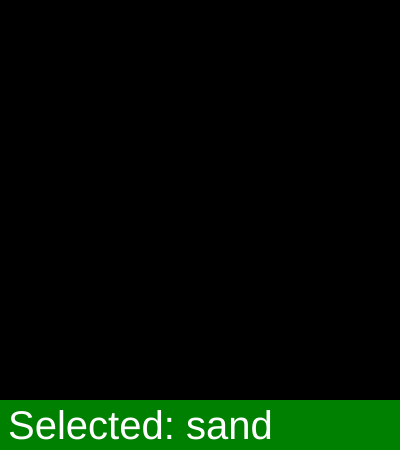
Frame 1 (no input)
Frame 60 (no input): identical to frame 1, image omitted
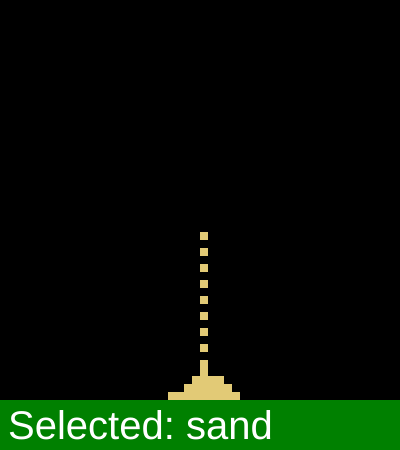
Frame 120 (the mouse pressed at the canvas centre since frame 60)

The p5.js sketch that drew these frames (run headless with seeded random() and noise() and a simulated clock; from frame 60 on, the mouse is pressed at the canvas centre):

// p5.js sketch
// ── sketch.js
const rows = 50
const columns = 50
const cellSize = 2
const scaleNum = 4
let frameNum = 0
let arraySpace = []
let mouseMatIndex = 2
const materials = new Map([
  ['empty', [0, [0, 0, 0]]],
  ['water', [1, [0, 0, 255]]],
  ['sand',  [2, [226, 202, 118]]],
  ['stone', [3, [100, 100, 100]]]])
matIds = Array.from (materials.keys())
matValues = Array.from(materials.values())

class Particle {
  constructor(id) {
    this.id = id
    this.updated = false
    this.updateValues()
  }
  setId(id) {
    this.id = id
    this.updateValues()
    this.updated = true
  }
  setUpdated(bool) {
    this.updated = bool
  }
  switchPlaces(otherP) {
    let temp = otherP.id
    otherP.setId(this.id)
    this.setId(temp)
  }
  updateValues() {
    // Update the color and the weight
    this.weight = materials.get(this.id)[0]
    this.pixelColor = materials.get(this.id)[1]
  }
  update(bel, bL, bR, l, r) {
    // Sand behavior
    let rand = Math.random() * 10
    if (this.id == "sand") {
        if (bel.weight < this.weight) {
          this.switchPlaces(bel)
        } else if (bL.weight < this.weight && bR.weight < this.weight) {
          if (rand < 5) {
            this.switchPlaces(bL)
          } else {
            this.switchPlaces(bR)
          }
        } else {
          for (const pos of [bL, bR]) {
            if (pos.weight < this.weight && pos!=0 && pos!=undefined) {
            this.switchPlaces(pos)
          }
        }
      } 
    } else if (this.id == "water") {
      if (bel.weight < this.weight) {
          this.switchPlaces(bel)
        } else if (bL.weight < this.weight && bR.weight < this.weight) {
          if (rand < 5) {
            this.switchPlaces(bL)
          } else {
            this.switchPlaces(bR)
          }
        } else {
          for (const pos of [bL, bR]) {
            if (pos.weight < this.weight && pos!=0 && pos!=undefined) {
              this.switchPlaces(pos)
              break
          }
        }
          if (l.weight < this.weight && r.weight < this.weight) {
            if (rand < 5) {
              this.switchPlaces(l)
            } else {
              this.switchPlaces(r)
            }
          } else {
            let posList = []
            if (rand < 5) {
              posList = [l, r]
            } else {
              posList = [r, l]
            }
            for (const pos of posList) {
              if (pos.weight < this.weight && pos!=0 && pos!=undefined) {
                this.switchPlaces(pos)
                break
            }
          }
        }
      }
    }
  }
}

for (i = 0; i < rows; i++) {
  arraySpace[i] = []
  for (j = 0; j < columns; j++)
    arraySpace[i][j] = new Particle("empty")
}
// console.log(arraySpace)

function setup() {
  const canvas = createCanvas(cellSize*columns*scaleNum, cellSize*rows*scaleNum + 50);
  background('green')
  canvas.elt.oncontextmenu = () => false;
  strokeWeight(0)
  textAlign(LEFT, TOP)
  textSize(10)
  //frameRate(5)
}

function draw() {
  frameNum += 1
  scale(scaleNum)
  background('green')
  fill('white')
  text("Selected: " + matIds[mouseMatIndex], 2, cellSize*rows+2)
  for (let i = 0; i < arraySpace.length; i++) {
    for (let j = 0; j < arraySpace[0].length; j++) {
      let currentParticle = arraySpace[i][j]
      currentParticle.setUpdated(false)
      fill(currentParticle.pixelColor)
      square(cellSize*j, cellSize*i, cellSize)
    }
  }
  for (let i = rows-1; i >= 0; i--) {
    for (let j = 0; j < columns; j++) {
      let currentParticle = arraySpace[i][j]
      if (i!=rows-1) {belowParticle = arraySpace[i+1][j]} else {
        belowParticle = 0
        //console.log("b not set")
      }
      if (j!=0 && i!=rows-1) {bottLeftParticle = arraySpace[i+1][j-1]} else {bottLeftParticle = 0}
      if (j!=columns - 1 && i!=rows-1) {bottRightParticle = arraySpace[i+1][j+1]} else {bottRightParticle = 0}
      if (j!=0) {leftParticle = arraySpace[i][j-1]} else {leftParticle = 0}
      if (j!=columns-1) {rightParticle = arraySpace[i][j+1]} else {rightParticle = 0}
      if (!currentParticle.updated) {
        currentParticle.update(belowParticle, bottLeftParticle, bottRightParticle, leftParticle, rightParticle)
      }
    }
  }
  if (mouseIsPressed && (frameNum % 2 == 0)) {
    const gridX = constrain(Math.floor(Math.floor(mouseX/scaleNum) / cellSize), 0, columns-1)
    const gridY = constrain(Math.floor(Math.floor(mouseY/scaleNum) / cellSize), 0, rows-1)
    // console.log(gridX)
    // console.log(gridY)
    if (mouseButton == "left") {
      arraySpace[gridY][gridX] = new Particle(matIds[mouseMatIndex])
    }
  }
}

function mousePressed() {
  if (mouseButton == "right") {
    mouseMatIndex += 1
    if (mouseMatIndex > matValues.length-1) {
      mouseMatIndex = 0
    }
  }
}
